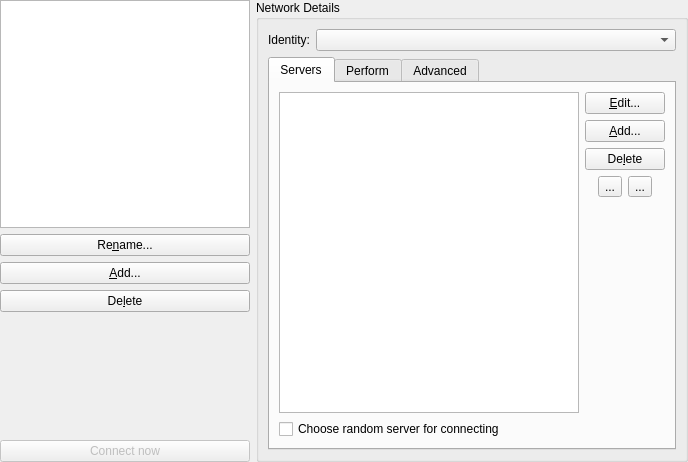
<ui version="4.0" >
 <class>NetworksSettingsPage</class>
 <widget class="QWidget" name="NetworksSettingsPage" >
  <property name="geometry" >
   <rect>
    <x>0</x>
    <y>0</y>
    <width>688</width>
    <height>462</height>
   </rect>
  </property>
  <property name="windowTitle" >
   <string>Form</string>
  </property>
  <layout class="QHBoxLayout" >
   <property name="leftMargin" >
    <number>0</number>
   </property>
   <property name="topMargin" >
    <number>0</number>
   </property>
   <property name="rightMargin" >
    <number>0</number>
   </property>
   <property name="bottomMargin" >
    <number>0</number>
   </property>
   <item>
    <layout class="QHBoxLayout" >
     <item>
      <layout class="QVBoxLayout" >
       <item>
        <widget class="QListWidget" name="networkList" >
         <property name="selectionBehavior" >
          <enum>QAbstractItemView::SelectRows</enum>
         </property>
         <property name="sortingEnabled" >
          <bool>true</bool>
         </property>
        </widget>
       </item>
       <item>
        <layout class="QVBoxLayout" >
         <item>
          <widget class="QPushButton" name="renameNetwork" >
           <property name="sizePolicy" >
            <sizepolicy vsizetype="Fixed" hsizetype="Preferred" >
             <horstretch>0</horstretch>
             <verstretch>0</verstretch>
            </sizepolicy>
           </property>
           <property name="text" >
            <string>Re&amp;name...</string>
           </property>
           <property name="icon" >
            <iconset resource="../../icons/icons.qrc" >:/16x16/actions/oxygen/16x16/actions/edit-rename.png</iconset>
           </property>
          </widget>
         </item>
         <item>
          <widget class="QPushButton" name="addNetwork" >
           <property name="sizePolicy" >
            <sizepolicy vsizetype="Fixed" hsizetype="Preferred" >
             <horstretch>0</horstretch>
             <verstretch>0</verstretch>
            </sizepolicy>
           </property>
           <property name="text" >
            <string>&amp;Add...</string>
           </property>
           <property name="icon" >
            <iconset resource="../../icons/icons.qrc" >:/16x16/actions/oxygen/16x16/actions/list-add.png</iconset>
           </property>
           <property name="iconSize" >
            <size>
             <width>16</width>
             <height>16</height>
            </size>
           </property>
          </widget>
         </item>
         <item>
          <widget class="QPushButton" name="deleteNetwork" >
           <property name="sizePolicy" >
            <sizepolicy vsizetype="Fixed" hsizetype="Preferred" >
             <horstretch>0</horstretch>
             <verstretch>0</verstretch>
            </sizepolicy>
           </property>
           <property name="text" >
            <string>De&amp;lete</string>
           </property>
           <property name="icon" >
            <iconset resource="../../icons/icons.qrc" >:/16x16/actions/oxygen/16x16/actions/edit-delete.png</iconset>
           </property>
          </widget>
         </item>
         <item>
          <spacer>
           <property name="orientation" >
            <enum>Qt::Vertical</enum>
           </property>
           <property name="sizeHint" >
            <size>
             <width>20</width>
             <height>40</height>
            </size>
           </property>
          </spacer>
         </item>
         <item>
          <widget class="QPushButton" name="connectNow" >
           <property name="enabled" >
            <bool>false</bool>
           </property>
           <property name="sizePolicy" >
            <sizepolicy vsizetype="Fixed" hsizetype="Preferred" >
             <horstretch>0</horstretch>
             <verstretch>0</verstretch>
            </sizepolicy>
           </property>
           <property name="text" >
            <string>Connect now</string>
           </property>
           <property name="icon" >
            <iconset/>
           </property>
          </widget>
         </item>
        </layout>
       </item>
      </layout>
     </item>
     <item>
      <widget class="QGroupBox" name="detailsBox" >
       <property name="sizePolicy" >
        <sizepolicy vsizetype="Preferred" hsizetype="Expanding" >
         <horstretch>10</horstretch>
         <verstretch>0</verstretch>
        </sizepolicy>
       </property>
       <property name="title" >
        <string>Network Details</string>
       </property>
       <layout class="QVBoxLayout" >
        <item>
         <layout class="QHBoxLayout" >
          <item>
           <widget class="QLabel" name="label_6" >
            <property name="text" >
             <string>Identity:</string>
            </property>
           </widget>
          </item>
          <item>
           <widget class="QComboBox" name="identityList" >
            <property name="sizePolicy" >
             <sizepolicy vsizetype="Fixed" hsizetype="Expanding" >
              <horstretch>0</horstretch>
              <verstretch>0</verstretch>
             </sizepolicy>
            </property>
           </widget>
          </item>
         </layout>
        </item>
        <item>
         <widget class="QTabWidget" name="tabWidget" >
          <property name="enabled" >
           <bool>true</bool>
          </property>
          <property name="currentIndex" >
           <number>0</number>
          </property>
          <widget class="QWidget" name="serversTab" >
           <property name="enabled" >
            <bool>true</bool>
           </property>
           <attribute name="title" >
            <string>Servers</string>
           </attribute>
           <layout class="QVBoxLayout" >
            <item>
             <layout class="QVBoxLayout" >
              <item>
               <layout class="QHBoxLayout" >
                <item>
                 <widget class="QListWidget" name="serverList" >
                  <property name="sizePolicy" >
                   <sizepolicy vsizetype="Expanding" hsizetype="Expanding" >
                    <horstretch>1</horstretch>
                    <verstretch>0</verstretch>
                   </sizepolicy>
                  </property>
                 </widget>
                </item>
                <item>
                 <layout class="QVBoxLayout" >
                  <item>
                   <widget class="QPushButton" name="editServer" >
                    <property name="sizePolicy" >
                     <sizepolicy vsizetype="Fixed" hsizetype="Preferred" >
                      <horstretch>0</horstretch>
                      <verstretch>0</verstretch>
                     </sizepolicy>
                    </property>
                    <property name="text" >
                     <string>&amp;Edit...</string>
                    </property>
                    <property name="icon" >
                     <iconset/>
                    </property>
                   </widget>
                  </item>
                  <item>
                   <widget class="QPushButton" name="addServer" >
                    <property name="sizePolicy" >
                     <sizepolicy vsizetype="Fixed" hsizetype="Preferred" >
                      <horstretch>0</horstretch>
                      <verstretch>0</verstretch>
                     </sizepolicy>
                    </property>
                    <property name="text" >
                     <string>&amp;Add...</string>
                    </property>
                    <property name="icon" >
                     <iconset resource="../../icons/icons.qrc" >:/16x16/actions/oxygen/16x16/actions/list-add.png</iconset>
                    </property>
                   </widget>
                  </item>
                  <item>
                   <widget class="QPushButton" name="deleteServer" >
                    <property name="sizePolicy" >
                     <sizepolicy vsizetype="Fixed" hsizetype="Preferred" >
                      <horstretch>0</horstretch>
                      <verstretch>0</verstretch>
                     </sizepolicy>
                    </property>
                    <property name="text" >
                     <string>De&amp;lete</string>
                    </property>
                    <property name="icon" >
                     <iconset resource="../../icons/icons.qrc" >:/16x16/actions/oxygen/16x16/actions/edit-delete.png</iconset>
                    </property>
                   </widget>
                  </item>
                  <item>
                   <layout class="QHBoxLayout" >
                    <property name="spacing" >
                     <number>6</number>
                    </property>
                    <property name="leftMargin" >
                     <number>0</number>
                    </property>
                    <property name="topMargin" >
                     <number>0</number>
                    </property>
                    <property name="rightMargin" >
                     <number>0</number>
                    </property>
                    <property name="bottomMargin" >
                     <number>0</number>
                    </property>
                    <item>
                     <spacer>
                      <property name="orientation" >
                       <enum>Qt::Horizontal</enum>
                      </property>
                      <property name="sizeHint" >
                       <size>
                        <width>0</width>
                        <height>20</height>
                       </size>
                      </property>
                     </spacer>
                    </item>
                    <item>
                     <widget class="QToolButton" name="upServer" >
                      <property name="toolTip" >
                       <string>Move upwards in list</string>
                      </property>
                      <property name="text" >
                       <string>...</string>
                      </property>
                      <property name="icon" >
                       <iconset resource="../../icons/icons.qrc" >:/16x16/actions/oxygen/16x16/actions/go-up.png</iconset>
                      </property>
                     </widget>
                    </item>
                    <item>
                     <widget class="QToolButton" name="downServer" >
                      <property name="toolTip" >
                       <string>Move downwards in list</string>
                      </property>
                      <property name="text" >
                       <string>...</string>
                      </property>
                      <property name="icon" >
                       <iconset resource="../../icons/icons.qrc" >:/16x16/actions/oxygen/16x16/actions/go-down.png</iconset>
                      </property>
                     </widget>
                    </item>
                    <item>
                     <spacer>
                      <property name="orientation" >
                       <enum>Qt::Horizontal</enum>
                      </property>
                      <property name="sizeHint" >
                       <size>
                        <width>0</width>
                        <height>20</height>
                       </size>
                      </property>
                     </spacer>
                    </item>
                   </layout>
                  </item>
                  <item>
                   <spacer>
                    <property name="orientation" >
                     <enum>Qt::Vertical</enum>
                    </property>
                    <property name="sizeHint" >
                     <size>
                      <width>20</width>
                      <height>40</height>
                     </size>
                    </property>
                   </spacer>
                  </item>
                 </layout>
                </item>
               </layout>
              </item>
              <item>
               <widget class="QCheckBox" name="randomServer" >
                <property name="enabled" >
                 <bool>true</bool>
                </property>
                <property name="text" >
                 <string>Choose random server for connecting</string>
                </property>
               </widget>
              </item>
             </layout>
            </item>
           </layout>
          </widget>
          <widget class="QWidget" name="performTab" >
           <attribute name="title" >
            <string>Perform</string>
           </attribute>
           <layout class="QVBoxLayout" >
            <item>
             <widget class="QLabel" name="label" >
              <property name="text" >
               <string>Commands to execute on connect:</string>
              </property>
             </widget>
            </item>
            <item>
             <layout class="QVBoxLayout" >
              <item>
               <widget class="QTextEdit" name="performEdit" >
                <property name="enabled" >
                 <bool>true</bool>
                </property>
                <property name="lineWrapMode" >
                 <enum>QTextEdit::NoWrap</enum>
                </property>
               </widget>
              </item>
              <item>
               <widget class="QGroupBox" name="autoIdentify" >
                <property name="enabled" >
                 <bool>true</bool>
                </property>
                <property name="title" >
                 <string>Auto Identify</string>
                </property>
                <property name="checkable" >
                 <bool>true</bool>
                </property>
                <property name="checked" >
                 <bool>true</bool>
                </property>
                <layout class="QVBoxLayout" >
                 <item>
                  <layout class="QGridLayout" >
                   <item row="0" column="0" >
                    <widget class="QLabel" name="label_2" >
                     <property name="text" >
                      <string>Service:</string>
                     </property>
                    </widget>
                   </item>
                   <item row="0" column="1" >
                    <widget class="QLineEdit" name="autoIdentifyService" >
                     <property name="enabled" >
                      <bool>true</bool>
                     </property>
                     <property name="text" >
                      <string>NickServ</string>
                     </property>
                    </widget>
                   </item>
                   <item row="1" column="0" >
                    <widget class="QLabel" name="label_3" >
                     <property name="enabled" >
                      <bool>true</bool>
                     </property>
                     <property name="text" >
                      <string>Password:</string>
                     </property>
                    </widget>
                   </item>
                   <item row="1" column="1" >
                    <widget class="QLineEdit" name="autoIdentifyPassword" >
                     <property name="enabled" >
                      <bool>true</bool>
                     </property>
                     <property name="echoMode" >
                      <enum>QLineEdit::PasswordEchoOnEdit</enum>
                     </property>
                    </widget>
                   </item>
                  </layout>
                 </item>
                </layout>
               </widget>
              </item>
             </layout>
            </item>
           </layout>
          </widget>
          <widget class="QWidget" name="tab" >
           <attribute name="title" >
            <string>Advanced</string>
           </attribute>
           <layout class="QVBoxLayout" >
            <item>
             <widget class="QGroupBox" name="groupBox_3" >
              <property name="enabled" >
               <bool>true</bool>
              </property>
              <property name="title" >
               <string>Network Encoding</string>
              </property>
              <layout class="QVBoxLayout" >
               <item>
                <layout class="QHBoxLayout" >
                 <item>
                  <layout class="QGridLayout" >
                   <item row="0" column="0" >
                    <widget class="QLabel" name="label_4" >
                     <property name="text" >
                      <string>Sending:</string>
                     </property>
                    </widget>
                   </item>
                   <item row="0" column="1" >
                    <widget class="QComboBox" name="sendEncoding" >
                     <property name="enabled" >
                      <bool>false</bool>
                     </property>
                     <property name="sizePolicy" >
                      <sizepolicy vsizetype="Fixed" hsizetype="Expanding" >
                       <horstretch>0</horstretch>
                       <verstretch>0</verstretch>
                      </sizepolicy>
                     </property>
                     <property name="insertPolicy" >
                      <enum>QComboBox::InsertAlphabetically</enum>
                     </property>
                    </widget>
                   </item>
                   <item row="1" column="0" >
                    <widget class="QLabel" name="label_5" >
                     <property name="text" >
                      <string>Receiving:</string>
                     </property>
                    </widget>
                   </item>
                   <item row="1" column="1" >
                    <widget class="QComboBox" name="recvEncoding" >
                     <property name="enabled" >
                      <bool>false</bool>
                     </property>
                     <property name="sizePolicy" >
                      <sizepolicy vsizetype="Fixed" hsizetype="Expanding" >
                       <horstretch>0</horstretch>
                       <verstretch>0</verstretch>
                      </sizepolicy>
                     </property>
                     <property name="insertPolicy" >
                      <enum>QComboBox::InsertAlphabetically</enum>
                     </property>
                    </widget>
                   </item>
                  </layout>
                 </item>
                 <item>
                  <spacer>
                   <property name="orientation" >
                    <enum>Qt::Horizontal</enum>
                   </property>
                   <property name="sizeHint" >
                    <size>
                     <width>40</width>
                     <height>20</height>
                    </size>
                   </property>
                  </spacer>
                 </item>
                </layout>
               </item>
               <item>
                <widget class="QCheckBox" name="useDefaultEncodings" >
                 <property name="enabled" >
                  <bool>true</bool>
                 </property>
                 <property name="text" >
                  <string>Use defaults</string>
                 </property>
                 <property name="checked" >
                  <bool>true</bool>
                 </property>
                </widget>
               </item>
              </layout>
             </widget>
            </item>
            <item>
             <widget class="QGroupBox" name="autoReconnect" >
              <property name="enabled" >
               <bool>true</bool>
              </property>
              <property name="title" >
               <string>Automatic Reconnect</string>
              </property>
              <property name="checkable" >
               <bool>true</bool>
              </property>
              <layout class="QVBoxLayout" >
               <item>
                <layout class="QHBoxLayout" >
                 <item>
                  <layout class="QGridLayout" >
                   <item row="0" column="0" >
                    <widget class="QLabel" name="label_7" >
                     <property name="text" >
                      <string>Interval:</string>
                     </property>
                    </widget>
                   </item>
                   <item row="0" column="1" >
                    <widget class="QSpinBox" name="reconnectInterval" >
                     <property name="suffix" >
                      <string> s</string>
                     </property>
                     <property name="minimum" >
                      <number>10</number>
                     </property>
                     <property name="maximum" >
                      <number>3600</number>
                     </property>
                     <property name="value" >
                      <number>30</number>
                     </property>
                    </widget>
                   </item>
                   <item row="1" column="0" >
                    <widget class="QLabel" name="label_8" >
                     <property name="text" >
                      <string>Retries:</string>
                     </property>
                    </widget>
                   </item>
                   <item row="1" column="1" >
                    <widget class="QSpinBox" name="reconnectRetries" >
                     <property name="minimum" >
                      <number>1</number>
                     </property>
                     <property name="maximum" >
                      <number>999</number>
                     </property>
                     <property name="value" >
                      <number>10</number>
                     </property>
                    </widget>
                   </item>
                   <item row="1" column="2" >
                    <widget class="QCheckBox" name="unlimitedRetries" >
                     <property name="text" >
                      <string>Unlimited</string>
                     </property>
                    </widget>
                   </item>
                  </layout>
                 </item>
                 <item>
                  <spacer>
                   <property name="orientation" >
                    <enum>Qt::Horizontal</enum>
                   </property>
                   <property name="sizeHint" >
                    <size>
                     <width>40</width>
                     <height>20</height>
                    </size>
                   </property>
                  </spacer>
                 </item>
                </layout>
               </item>
               <item>
                <widget class="QCheckBox" name="rejoinOnReconnect" >
                 <property name="text" >
                  <string>Rejoin all channels on reconnect</string>
                 </property>
                 <property name="checked" >
                  <bool>true</bool>
                 </property>
                </widget>
               </item>
              </layout>
             </widget>
            </item>
            <item>
             <spacer>
              <property name="orientation" >
               <enum>Qt::Vertical</enum>
              </property>
              <property name="sizeHint" >
               <size>
                <width>386</width>
                <height>31</height>
               </size>
              </property>
             </spacer>
            </item>
           </layout>
          </widget>
         </widget>
        </item>
       </layout>
      </widget>
     </item>
    </layout>
   </item>
  </layout>
 </widget>
 <resources>
  <include location="../../icons/icons.qrc" />
 </resources>
 <connections>
  <connection>
   <sender>useDefaultEncodings</sender>
   <signal>toggled(bool)</signal>
   <receiver>sendEncoding</receiver>
   <slot>setDisabled(bool)</slot>
   <hints>
    <hint type="sourcelabel" >
     <x>647</x>
     <y>238</y>
    </hint>
    <hint type="destinationlabel" >
     <x>471</x>
     <y>176</y>
    </hint>
   </hints>
  </connection>
  <connection>
   <sender>useDefaultEncodings</sender>
   <signal>toggled(bool)</signal>
   <receiver>recvEncoding</receiver>
   <slot>setDisabled(bool)</slot>
   <hints>
    <hint type="sourcelabel" >
     <x>658</x>
     <y>238</y>
    </hint>
    <hint type="destinationlabel" >
     <x>471</x>
     <y>209</y>
    </hint>
   </hints>
  </connection>
  <connection>
   <sender>unlimitedRetries</sender>
   <signal>toggled(bool)</signal>
   <receiver>reconnectRetries</receiver>
   <slot>setDisabled(bool)</slot>
   <hints>
    <hint type="sourcelabel" >
     <x>443</x>
     <y>336</y>
    </hint>
    <hint type="destinationlabel" >
     <x>390</x>
     <y>338</y>
    </hint>
   </hints>
  </connection>
 </connections>
</ui>
